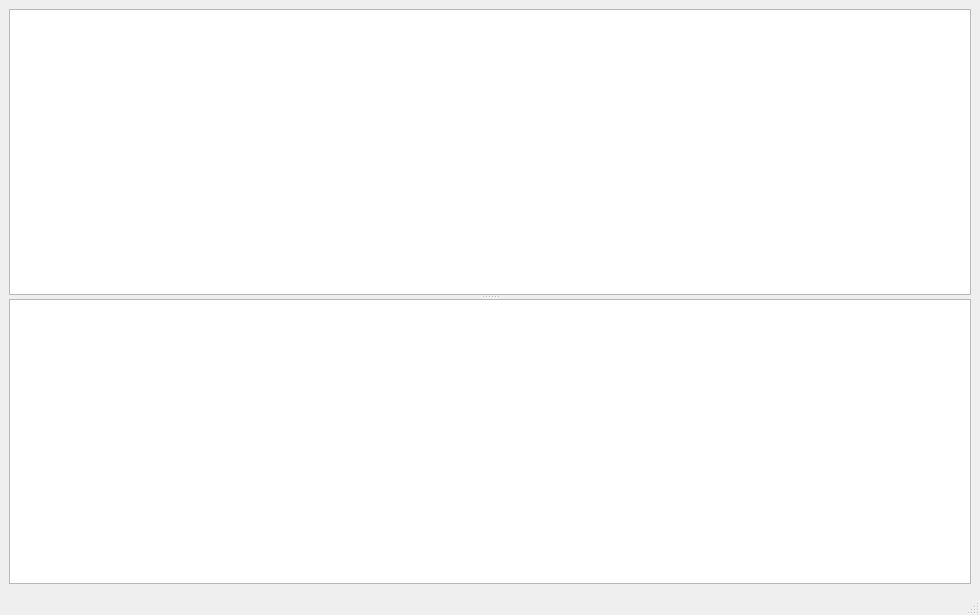
<?xml version="1.0" encoding="UTF-8"?>
<ui version="4.0">
 <class>MainFrame</class>
 <widget class="QMainWindow" name="MainFrame">
  <property name="geometry">
   <rect>
    <x>0</x>
    <y>0</y>
    <width>980</width>
    <height>615</height>
   </rect>
  </property>
  <property name="windowTitle">
   <string>MainWindow</string>
  </property>
  <widget class="QWidget" name="centralwidget">
   <layout class="QGridLayout" name="gridLayout">
    <item row="0" column="0">
     <widget class="QSplitter" name="splitter">
      <property name="orientation">
       <enum>Qt::Vertical</enum>
      </property>
      <widget class="QTreeView" name="treeView"/>
      <widget class="QTextEdit" name="textEdit"/>
     </widget>
    </item>
   </layout>
  </widget>
  <widget class="QMenuBar" name="menubar">
   <property name="geometry">
    <rect>
     <x>0</x>
     <y>0</y>
     <width>980</width>
     <height>22</height>
    </rect>
   </property>
  </widget>
  <widget class="QStatusBar" name="statusbar"/>
 </widget>
 <resources/>
 <connections/>
</ui>
